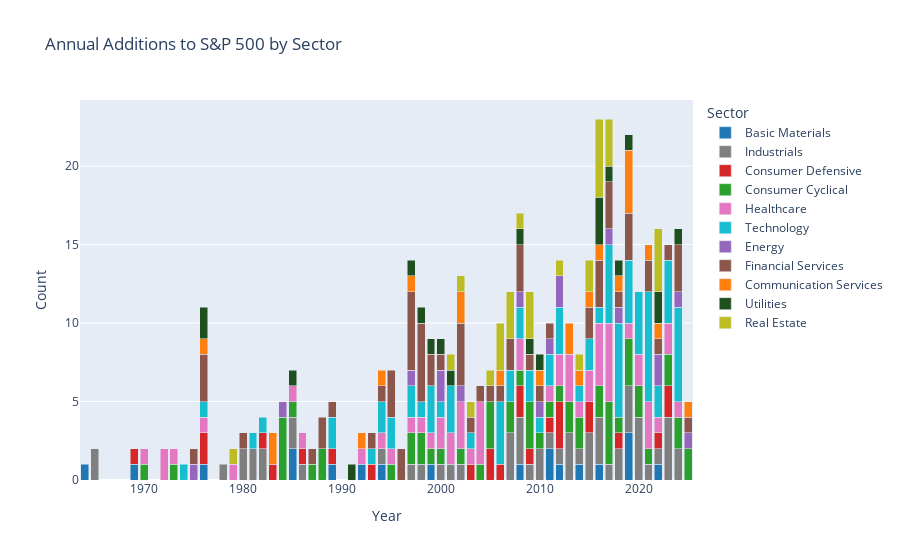

Notebook cell for this chart:
### Markdown cell above
- It would be interesting to see how many companies are added each year per sector.

### Code cell
# entrants_df = df['Year_Added'].value_counts().reset_index(name='Count')
new_entrants_df = df.groupby(['Year_Added', 'Sector']).size().reset_index(name='Count')

fig_new_entrants = px.bar(
    new_entrants_df[~(new_entrants_df['Year_Added'] == 1957)],
    x='Year_Added',
    y='Count',
    color='Sector',
    barmode='stack',
    color_discrete_map=color_map,
    # category_orders={"Year_Added": sorted(new_entrants_df["Year_Added"].unique())}, # ensure that year is chronological
    title='Annual Additions to S&P 500 by Sector')


fig_new_entrants.update_layout(
    xaxis_title='Year',
    yaxis_title='Count',
    # xaxis=dict(type='category')
)
fig_new_entrants.show()

### Figure 1 — Plotly figure (JSON) as saved in the notebook; plotly's stock layout.template omitted (floating-point values rounded to 4 significant figures)
{"data": [{"hovertemplate": "Sector=Basic Materials<br>Year_Added=%{x}<br>Count=%{y}<extra></extra>", "legendgroup": "Basic Materials", "marker": {"color": "#1f77b4", "pattern": {"shape": ""}}, "name": "Basic Materials", "orientation": "v", "showlegend": true, "textposition": "auto", "type": "bar", "x": [1964, 1969, 1976, 1985, 1989, 1992, 1994, 1999, 2008, 2011, 2012, 2014, 2016, 2019, 2022], "xaxis": "x", "y": [1, 1, 1, 2, 1, 1, 1, 1, 1, 2, 1, 1, 1, 3, 1], "yaxis": "y"}, {"hovertemplate": "Sector=Industrials<br>Year_Added=%{x}<br>Count=%{y}<extra></extra>", "legendgroup": "Industrials", "marker": {"color": "#7f7f7f", "pattern": {"shape": ""}}, "name": "Industrials", "orientation": "v", "showlegend": true, "textposition": "auto", "type": "bar", "x": [1965, 1978, 1980, 1981, 1982, 1985, 1986, 1994, 1997, 1998, 2000, 2001, 2002, 2007, 2008, 2009, 2010, 2011, 2012, 2013, 2014, 2015, 2016, 2017, 2018, 2019, 2020, 2021, 2022, 2023, 2024], "xaxis": "x", "y": [2, 1, 2, 2, 2, 2, 1, 1, 1, 1, 1, 1, 1, 3, 3, 1, 2, 1, 1, 3, 1, 3, 3, 1, 2, 3, 4, 1, 1, 4, 2], "yaxis": "y"}, {"hovertemplate": "Sector=Consumer Defensive<br>Year_Added=%{x}<br>Count=%{y}<extra></extra>", "legendgroup": "Consumer Defensive", "marker": {"color": "#d62728", "pattern": {"shape": ""}}, "name": "Consumer Defensive", "orientation": "v", "showlegend": true, "textposition": "auto", "type": "bar", "x": [1969, 1976, 1982, 1983, 1986, 1989, 1993, 2003, 2005, 2006, 2008, 2009, 2011, 2012, 2015, 2018, 2022, 2023], "xaxis": "x", "y": [1, 2, 1, 1, 1, 1, 1, 1, 2, 1, 2, 1, 1, 3, 2, 1, 1, 2], "yaxis": "y"}, {"hovertemplate": "Sector=Consumer Cyclical<br>Year_Added=%{x}<br>Count=%{y}<extra></extra>", "legendgroup": "Consumer Cyclical", "marker": {"color": "#2ca02c", "pattern": {"shape": ""}}, "name": "Consumer Cyclical", "orientation": "v", "showlegend": true, "textposition": "auto", "type": "bar", "x": [1970, 1973, 1984, 1985, 1987, 1988, 1995, 1997, 1998, 1999, 2000, 2002, 2004, 2005, 2007, 2008, 2009, 2010, 2011, 2012, 2013, 2014, 2016, 2017, 2018, 2019, 2020, 2021, 2023, 2024, 2025], "xaxis": "x", "y": [1, 1, 4, 1, 1, 2, 1, 2, 2, 1, 1, 1, 1, 3, 2, 1, 3, 1, 1, 1, 2, 2, 2, 4, 1, 3, 2, 1, 2, 2, 2], "yaxis": "y"}, {"hovertemplate": "Sector=Healthcare<br>Year_Added=%{x}<br>Count=%{y}<extra></extra>", "legendgroup": "Healthcare", "marker": {"color": "#e377c2", "pattern": {"shape": ""}}, "name": "Healthcare", "orientation": "v", "showlegend": true, "textposition": "auto", "type": "bar", "x": [1970, 1972, 1973, 1976, 1979, 1985, 1986, 1992, 1994, 1995, 1997, 1998, 1999, 2000, 2001, 2002, 2003, 2004, 2008, 2011, 2012, 2013, 2014, 2015, 2016, 2017, 2019, 2020, 2021, 2022, 2023, 2024], "xaxis": "x", "y": [1, 2, 1, 1, 1, 1, 1, 1, 1, 1, 1, 1, 1, 2, 2, 3, 1, 4, 2, 1, 2, 3, 1, 2, 4, 5, 1, 2, 3, 1, 2, 1], "yaxis": "y"}, {"hovertemplate": "Sector=Technology<br>Year_Added=%{x}<br>Count=%{y}<extra></extra>", "legendgroup": "Technology", "marker": {"color": "#17becf", "pattern": {"shape": ""}}, "name": "Technology", "orientation": "v", "showlegend": true, "textposition": "auto", "type": "bar", "x": [1974, 1976, 1981, 1982, 1989, 1993, 1994, 1995, 1997, 1998, 1999, 2000, 2001, 2003, 2006, 2007, 2008, 2009, 2010, 2011, 2012, 2014, 2015, 2016, 2017, 2018, 2019, 2020, 2021, 2022, 2023, 2024], "xaxis": "x", "y": [1, 1, 1, 1, 2, 1, 2, 2, 2, 1, 3, 1, 3, 1, 4, 2, 2, 2, 1, 2, 3, 1, 2, 1, 5, 6, 4, 4, 7, 2, 4, 6], "yaxis": "y"}, {"hovertemplate": "Sector=Energy<br>Year_Added=%{x}<br>Count=%{y}<extra></extra>", "legendgroup": "Energy", "marker": {"color": "#9467bd", "pattern": {"shape": ""}}, "name": "Energy", "orientation": "v", "showlegend": true, "textposition": "auto", "type": "bar", "x": [1975, 1984, 1997, 2000, 2002, 2008, 2010, 2011, 2012, 2017, 2018, 2022, 2024, 2025], "xaxis": "x", "y": [1, 1, 1, 2, 1, 1, 1, 1, 2, 1, 1, 2, 1, 1], "yaxis": "y"}, {"hovertemplate": "Sector=Financial Services<br>Year_Added=%{x}<br>Count=%{y}<extra></extra>", "legendgroup": "Financial Services", "marker": {"color": "#8c564b", "pattern": {"shape": ""}}, "name": "Financial Services", "orientation": "v", "showlegend": true, "textposition": "auto", "type": "bar", "x": [1975, 1976, 1980, 1987, 1988, 1989, 1993, 1994, 1995, 1996, 1997, 1998, 1999, 2000, 2002, 2003, 2004, 2005, 2006, 2007, 2008, 2009, 2010, 2011, 2015, 2016, 2017, 2018, 2019, 2021, 2022, 2023, 2024, 2025], "xaxis": "x", "y": [1, 3, 1, 1, 2, 1, 1, 1, 3, 2, 5, 5, 2, 1, 4, 1, 1, 1, 1, 2, 3, 1, 1, 1, 2, 3, 3, 1, 3, 2, 1, 1, 3, 1], "yaxis": "y"}, {"hovertemplate": "Sector=Communication Services<br>Year_Added=%{x}<br>Count=%{y}<extra></extra>", "legendgroup": "Communication Services", "marker": {"color": "#ff7f0e", "pattern": {"shape": ""}}, "name": "Communication Services", "orientation": "v", "showlegend": true, "textposition": "auto", "type": "bar", "x": [1976, 1983, 1992, 1994, 1997, 2002, 2006, 2010, 2013, 2014, 2015, 2016, 2018, 2019, 2021, 2022, 2025], "xaxis": "x", "y": [1, 2, 1, 1, 1, 2, 1, 1, 2, 1, 1, 1, 1, 4, 1, 1, 1], "yaxis": "y"}, {"hovertemplate": "Sector=Utilities<br>Year_Added=%{x}<br>Count=%{y}<extra></extra>", "legendgroup": "Utilities", "marker": {"color": "#1f4e1f", "pattern": {"shape": ""}}, "name": "Utilities", "orientation": "v", "showlegend": true, "textposition": "auto", "type": "bar", "x": [1976, 1985, 1991, 1997, 1998, 1999, 2000, 2001, 2008, 2009, 2010, 2016, 2017, 2018, 2019, 2022, 2024], "xaxis": "x", "y": [2, 1, 1, 1, 1, 1, 1, 1, 1, 1, 1, 3, 1, 1, 1, 2, 1], "yaxis": "y"}, {"hovertemplate": "Sector=Real Estate<br>Year_Added=%{x}<br>Count=%{y}<extra></extra>", "legendgroup": "Real Estate", "marker": {"color": "#bcbd22", "pattern": {"shape": ""}}, "name": "Real Estate", "orientation": "v", "showlegend": true, "textposition": "auto", "type": "bar", "x": [1979, 2001, 2002, 2003, 2005, 2006, 2007, 2008, 2009, 2012, 2014, 2015, 2016, 2017, 2022], "xaxis": "x", "y": [1, 1, 1, 1, 1, 3, 3, 1, 3, 1, 1, 2, 5, 3, 4], "yaxis": "y"}], "layout": {"barmode": "stack", "legend": {"title": {"text": "Sector"}, "tracegroupgap": 0}, "title": {"text": "Annual Additions to S&P 500 by Sector"}, "xaxis": {"anchor": "y", "domain": [0, 1], "title": {"text": "Year"}}, "yaxis": {"anchor": "x", "domain": [0, 1], "title": {"text": "Count"}}}}
